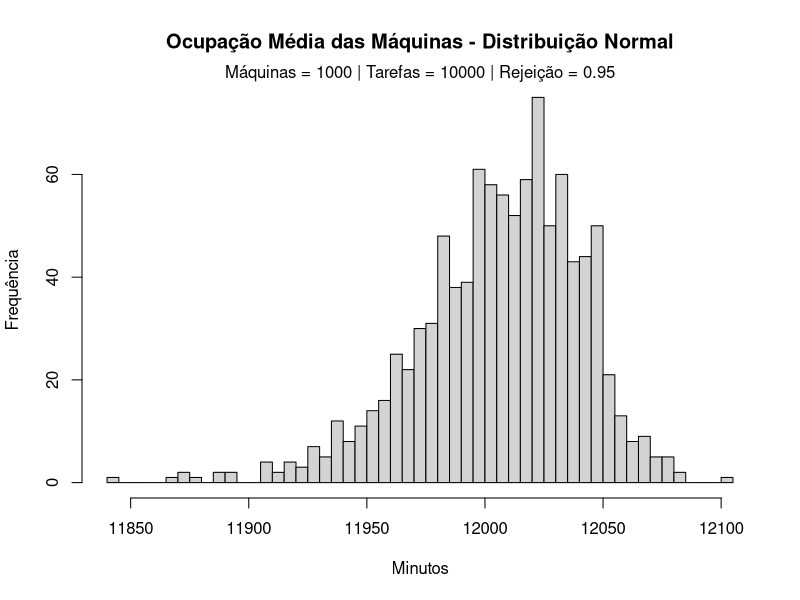

Write R code to recreate this figure.
m1 <- read.table("machines_1.dat", header=TRUE)
m2 <- read.table("machines_2.dat", header=TRUE)
m3 <- read.table("machines_3.dat", header=TRUE)
m4 <- read.table("machines_4.dat", header=TRUE)
m5 <- read.table("machines_5.dat", header=TRUE)
m6 <- read.table("machines_6.dat", header=TRUE)
m7 <- read.table("machines_7.dat", header=TRUE)
m8 <- read.table("machines_8.dat", header=TRUE)
m9 <- read.table("machines_9.dat", header=TRUE)
m10 <- read.table("machines_10.dat", header=TRUE)
m11 <- read.table("machines_11.dat", header=TRUE)
m12 <- read.table("machines_12.dat", header=TRUE)
x <- m1$ocp + m2$ocp + m3$ocp + m4$ocp + m5$ocp + m6$ocp + m7$ocp + m8$ocp + m9$ocp + m10$ocp + m11$ocp + m12$ocp
y <- x/12
disp <- sqrt(var(y))/mean(y)
write(y, "medias.dat", 1)
hist(y, main="Ocupação Média das Máquinas - Distribuição Normal", xlab="Minutos", ylab="Frequência", nclass=50)
mtext("Máquinas = 1000 | Tarefas = 10000 | Rejeição = 0.95", side=3)